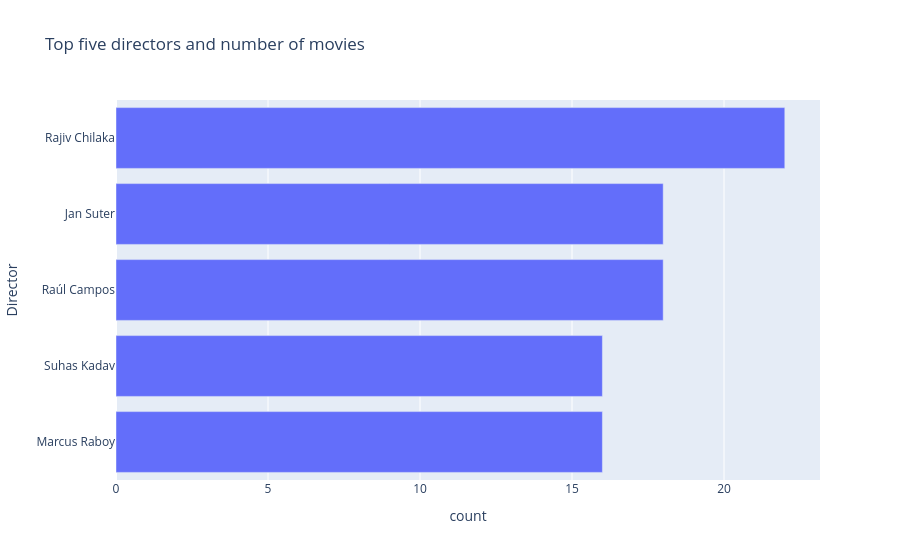

Notebook code cell kept with this figure:
### Code cell
barchart.show()

### Figure 1 — Plotly figure (JSON) as saved in the notebook; plotly's stock layout.template omitted (floating-point values rounded to 4 significant figures)
{"data": [{"hovertemplate": "count=%{x}<br>Director=%{y}<extra></extra>", "legendgroup": "", "marker": {"color": "#636efa", "pattern": {"shape": ""}}, "name": "", "orientation": "h", "showlegend": false, "textposition": "auto", "type": "bar", "x": [16, 16, 18, 18, 22], "xaxis": "x", "y": ["Marcus Raboy", "Suhas Kadav", "Raúl Campos", " Jan Suter", "Rajiv Chilaka"], "yaxis": "y"}], "layout": {"barmode": "relative", "legend": {"tracegroupgap": 0}, "title": {"text": "Top five directors and number of movies"}, "xaxis": {"anchor": "y", "domain": [0, 1], "title": {"text": "count"}}, "yaxis": {"anchor": "x", "domain": [0, 1], "title": {"text": "Director"}}}}
